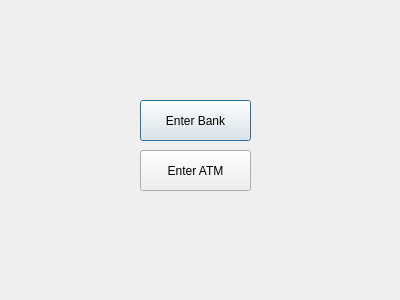
<?xml version="1.0" encoding="UTF-8"?>
<ui version="4.0">
 <class>BankAtm</class>
 <widget class="QDialog" name="BankAtm">
  <property name="geometry">
   <rect>
    <x>0</x>
    <y>0</y>
    <width>400</width>
    <height>300</height>
   </rect>
  </property>
  <property name="windowTitle">
   <string>Dialog</string>
  </property>
  <widget class="QPushButton" name="bankButton">
   <property name="geometry">
    <rect>
     <x>140</x>
     <y>100</y>
     <width>111</width>
     <height>41</height>
    </rect>
   </property>
   <property name="text">
    <string>Enter Bank</string>
   </property>
  </widget>
  <widget class="QPushButton" name="ATMButton">
   <property name="geometry">
    <rect>
     <x>140</x>
     <y>150</y>
     <width>111</width>
     <height>41</height>
    </rect>
   </property>
   <property name="text">
    <string>Enter ATM</string>
   </property>
  </widget>
 </widget>
 <resources/>
 <connections/>
</ui>
